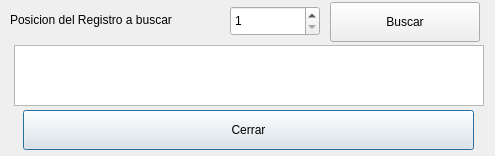
<?xml version="1.0" encoding="UTF-8"?>
<ui version="4.0">
 <class>buscarRecord</class>
 <widget class="QDialog" name="buscarRecord">
  <property name="geometry">
   <rect>
    <x>0</x>
    <y>0</y>
    <width>495</width>
    <height>156</height>
   </rect>
  </property>
  <property name="windowTitle">
   <string>Buscar Registro</string>
  </property>
  <widget class="QSpinBox" name="sp_elimRecord">
   <property name="geometry">
    <rect>
     <x>230</x>
     <y>6</y>
     <width>90</width>
     <height>30</height>
    </rect>
   </property>
   <property name="minimum">
    <number>1</number>
   </property>
   <property name="maximum">
    <number>10000</number>
   </property>
   <property name="value">
    <number>1</number>
   </property>
  </widget>
  <widget class="QPushButton" name="btn_cerrar">
   <property name="geometry">
    <rect>
     <x>23</x>
     <y>110</y>
     <width>451</width>
     <height>40</height>
    </rect>
   </property>
   <property name="text">
    <string>Cerrar</string>
   </property>
  </widget>
  <widget class="QTableWidget" name="tw_registroBuscar">
   <property name="geometry">
    <rect>
     <x>14</x>
     <y>45</y>
     <width>470</width>
     <height>61</height>
    </rect>
   </property>
  </widget>
  <widget class="QLabel" name="label">
   <property name="geometry">
    <rect>
     <x>10</x>
     <y>0</y>
     <width>210</width>
     <height>40</height>
    </rect>
   </property>
   <property name="text">
    <string>Posicion del Registro a buscar</string>
   </property>
  </widget>
  <widget class="QPushButton" name="btn_buscar">
   <property name="geometry">
    <rect>
     <x>330</x>
     <y>2</y>
     <width>150</width>
     <height>40</height>
    </rect>
   </property>
   <property name="text">
    <string>Buscar</string>
   </property>
  </widget>
 </widget>
 <resources/>
 <connections/>
</ui>
